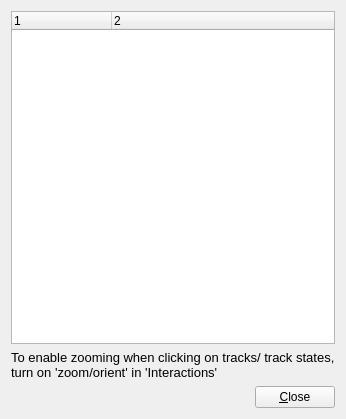
<ui version="4.0" >
 <class>TrackObjectBrowser</class>
 <widget class="QWidget" name="TrackObjectBrowser" >
  <property name="geometry" >
   <rect>
    <x>0</x>
    <y>0</y>
    <width>346</width>
    <height>419</height>
   </rect>
  </property>
  <property name="minimumSize" >
   <size>
    <width>300</width>
    <height>400</height>
   </size>
  </property>
  <property name="windowTitle" >
   <string>Browser</string>
  </property>
  <layout class="QVBoxLayout" name="verticalLayout" >
   <item>
    <widget class="QTreeWidget" name="treeWidget" >
     <property name="indentation" >
      <number>20</number>
     </property>
     <property name="wordWrap" >
      <bool>true</bool>
     </property>
     <property name="headerHidden" >
      <bool>false</bool>
     </property>
     <property name="columnCount" >
      <number>2</number>
     </property>
     <column>
      <property name="text" >
       <string>1</string>
      </property>
     </column>
     <column>
      <property name="text" >
       <string>2</string>
      </property>
     </column>
    </widget>
   </item>
   <item>
    <widget class="QLabel" name="label" >
     <property name="font" >
      <font>
       <pointsize>10</pointsize>
      </font>
     </property>
     <property name="text" >
      <string>To enable zooming when clicking on tracks/ track states, turn on 'zoom/orient' in 'Interactions'</string>
     </property>
     <property name="wordWrap" >
      <bool>true</bool>
     </property>
    </widget>
   </item>
   <item>
    <layout class="QHBoxLayout" name="horizontalLayout" >
     <item>
      <spacer name="spacer" >
       <property name="orientation" >
        <enum>Qt::Horizontal</enum>
       </property>
       <property name="sizeType" >
        <enum>QSizePolicy::Expanding</enum>
       </property>
       <property name="sizeHint" stdset="0" >
        <size>
         <width>348</width>
         <height>17</height>
        </size>
       </property>
      </spacer>
     </item>
     <item>
      <widget class="QPushButton" name="pushButton_close" >
       <property name="text" >
        <string>&amp;Close</string>
       </property>
      </widget>
     </item>
    </layout>
   </item>
  </layout>
 </widget>
 <resources/>
 <connections/>
</ui>
